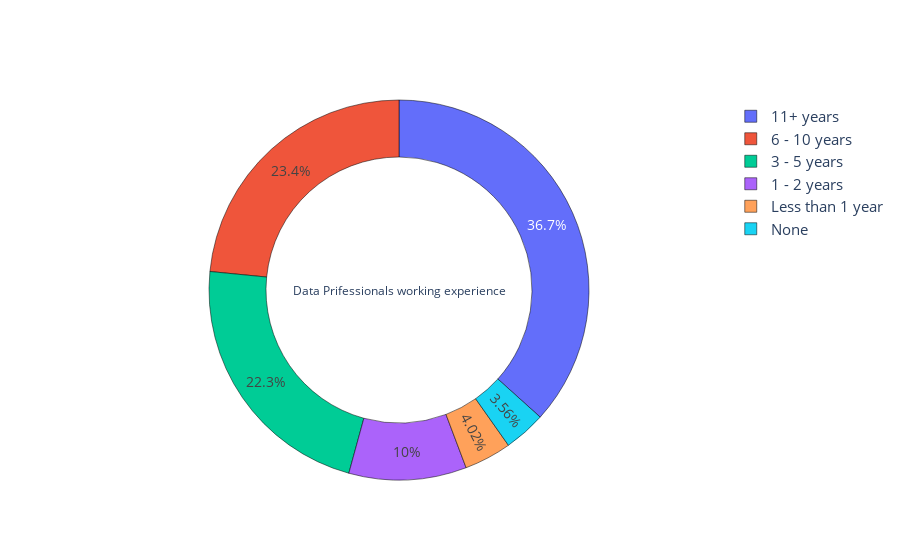

Write notebook code for a chart like this one.
### Code cell
Fig_it_experience = go.Figure(
    data=[go.Pie(labels=it_experience_pivot['experience'],
                 values=it_experience_pivot['number'], 
                 pull=[0.0, 0, 0, 0.0, 0.0, 0.0],
                 hole=0.7,
                 )])
Fig_it_experience.update_layout(uniformtext_minsize=14, uniformtext_mode='hide',
                              legend=dict(font=dict(size=15)),
                              annotations=[dict(text='Data Prifessionals working experience', 
                                                   x=0.5, y=0.5, font_size=12, showarrow=False)])
Fig_it_experience.update_traces(marker=dict(colors=colors, line=dict(color='#000', width=0.5)))
Fig_it_experience.show()

### Figure 1 — Plotly figure (JSON) as saved in the notebook; plotly's stock layout.template omitted (floating-point values rounded to 4 significant figures)
{"data": [{"hole": 0.7, "labels": ["1 - 2 years", "11+ years", "3 - 5 years", "6 - 10 years", "Less than 1 year", "None"], "marker": {"colors": [[0, 0, 0], [0.05, 0.1, 0], [0.1, 0.2, 0], [0.15, 0.3, 0], [0.2, 0.4, 0], [0.25, 0.5, 0], [0.3, 0.6, 0], [0.35, 0.7, 0], [0.4, 0.8, 0]], "line": {"color": "#000", "width": 0.5}}, "pull": [0, 0, 0, 0, 0, 0], "type": "pie", "values": [87, 319, 194, 204, 35, 31]}], "layout": {"annotations": [{"font": {"size": 12}, "showarrow": false, "text": "Data Prifessionals working experience", "x": 0.5, "y": 0.5}], "legend": {"font": {"size": 15}}, "uniformtext": {"minsize": 14, "mode": "hide"}}}
